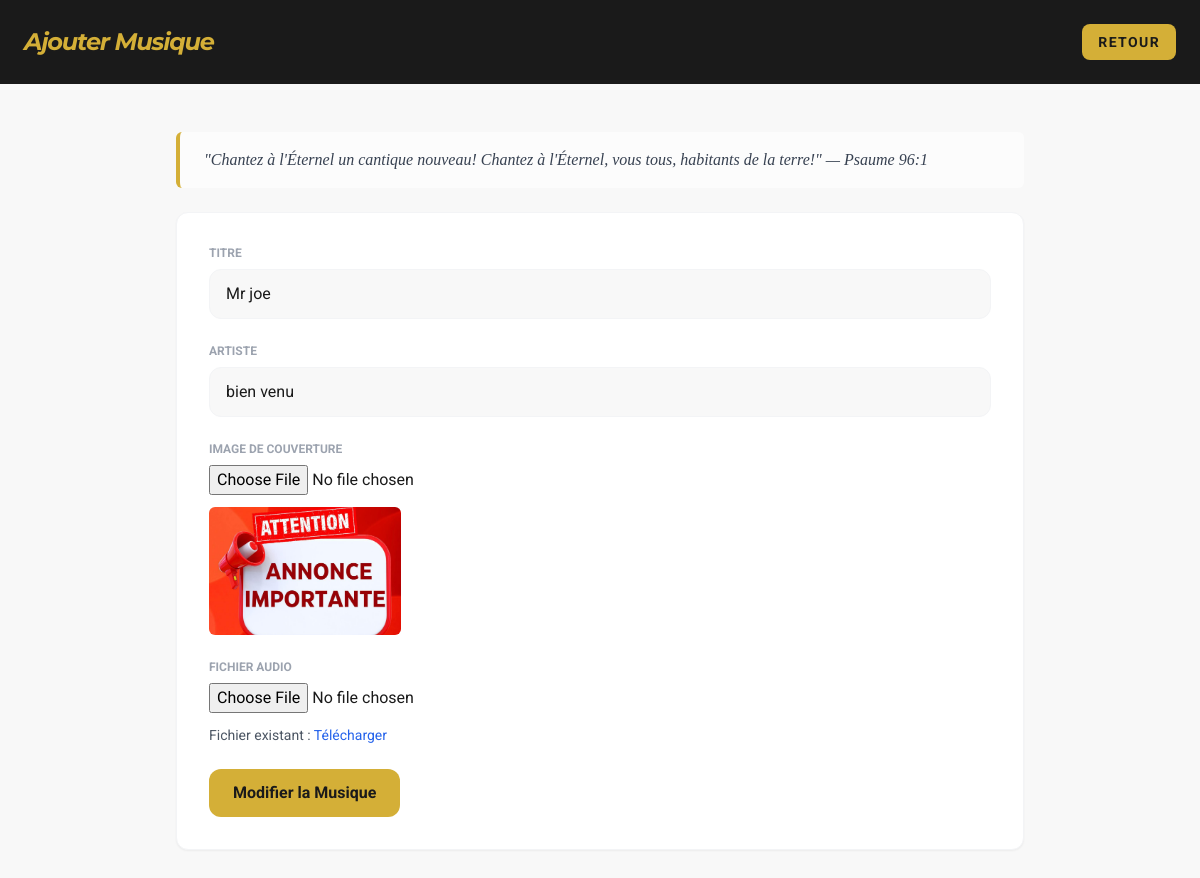
/edit-music/1/ (signed in), run on the app's committed database.
### zogospel/models.py (models this page shows, shortened)
class Musique(models.Model):
    titre = models.CharField(max_length=150)
    artiste = models.CharField(max_length=150)
    image = models.ImageField(upload_to='musique/')
    fichier_audio = models.FileField(upload_to='musique/audio/', blank=True, null=True)
    likes = models.PositiveIntegerField(default=0)

### zogospel/views.py (the view, shortened to what this page needs)
# urls.py: path('edit-music/<int:id>/', views.edit_music, name='edit_music'),
@login_required
def edit_music(request, id):
    musique = get_object_or_404(Musique, id=id)
    return render(request, 'admin/add_music.html', {'musique': musique, 'edit': True})

### templates/admin/add_music.html (shortened to what this page needs)
<!DOCTYPE html>
<html lang="fr">
<head>
    <script src="https://cdn.tailwindcss.com"></script>
</head>
<body class="bg-luxury-offwhite font-body text-luxury-black">
    <header class="bg-luxury-black text-luxury-white py-6">
        <div class="max-w-7xl mx-auto px-6 flex items-center justify-between">
            <h1 class="font-headers text-2xl font-bold tracking-tighter text-gold italic">Ajouter Musique</h1>
            <a href="{% url 'admin_dashboard' %}" class="bg-gold text-luxury-black px-4 py-2 rounded-lg font-bold text-sm uppercase tracking-widest">Retour</a>
        </div>
    </header>
    <main class="max-w-4xl mx-auto px-6 py-12">
        <blockquote class="mb-6 border-l-4 border-gold pl-6 italic font-verset text-gray-700 bg-white/60 p-4 rounded-md">
            <p>"Chantez à l'Éternel un cantique nouveau! Chantez à l'Éternel, vous tous, habitants de la terre!" — Psaume 96:1</p>
        </blockquote>
        <form method="post" enctype="multipart/form-data" class="bg-white rounded-xl p-8 shadow-sm border border-gray-100">
            <div class="grid grid-cols-1 gap-6">
                <div>
                    <label class="block text-gray-400 text-xs font-bold uppercase mb-2">Titre</label>
                    <input type="text" name="title" value="{% if musique %}{{ musique.titre }}{% endif %}" required class="w-full bg-luxury-offwhite border border-gray-100 rounded-xl px-4 py-3">
                </div>
                <div>
                    <label class="block text-gray-400 text-xs font-bold uppercase mb-2">Artiste</label>
                    <input type="text" name="artist" value="{% if musique %}{{ musique.artiste }}{% endif %}" required class="w-full bg-luxury-offwhite border border-gray-100 rounded-xl px-4 py-3">
                </div>
                <div>
                    <label class="block text-gray-400 text-xs font-bold uppercase mb-2">Image de couverture</label>
                    <input type="file" name="image" accept="image/*" class="w-full">
                    {% if musique and musique.image %}
                    <div class="mt-3"><img src="{{ musique.image.url }}" class="w-48 h-32 object-cover rounded-md" alt="preview"></div>
                    {% endif %}
                </div>
                <div>
                    <label class="block text-gray-400 text-xs font-bold uppercase mb-2">Fichier audio</label>
                    <input type="file" name="audio_file" accept="audio/*" class="w-full">
                    {% if musique and musique.fichier_audio %}
                    <div class="mt-3 text-sm text-gray-600">Fichier existant : <a href="{{ musique.fichier_audio.url }}" class="text-blue-600">Télécharger</a></div>
                    {% endif %}
                </div>
                <div>
                    <button type="submit" class="bg-gold hover:bg-gold-light text-luxury-black font-bold py-3 px-6 rounded-xl">{% if edit %}Modifier la Musique{% else %}Ajouter la Musique{% endif %}</button>
                </div>
            </div>
        </form>
    </main>
</body>
</html>

### data on the page
Musique: title "Mr joe", artist "bien venu", image (picture)
